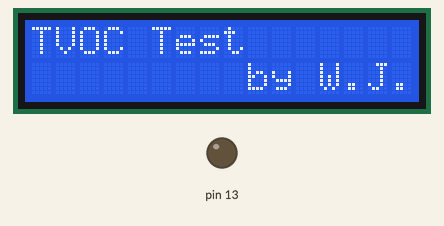
Recording of a sketch running on a simulated Arduino Uno, built with avr-gcc and run on an emulated ATmega328P. On the bench: 16×2 character LCD, output pins drawn as LEDs (lit = HIGH).

Above: at 0.1 s.
At 2.2 s:
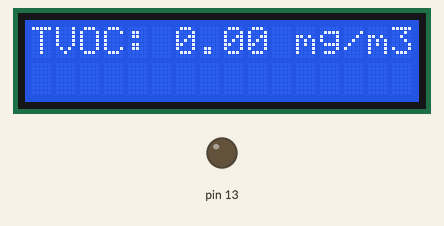

The sketch:

TVOC_I2C_LCD1602.ino
```cpp
#include <Wire.h>
#include <LiquidCrystal_I2C.h>
#include <SoftwareSerial.h>

LiquidCrystal_I2C lcd(0x3F,16,2);
//SoftwareSerial Serial(4, 5); // RX, TX

unsigned int tvoc_start_sign = 0xFF;
unsigned int tvoc_id_sign = 0x01;
unsigned int tvoc_temp_sign =0x0;
unsigned int tvoc_h = 0;
unsigned int tvoc_l = 0;
unsigned int tvoc_state = 0;
word tvoc_check_sum = 0;
word tvoc_received_pkg = 0;
word tvoc_check_failed = 0;
float tvoc = 0;

boolean tvoc_updisp = true;


void setup()
{
  lcd.init();
  lcd.backlight();
  Serial.begin(9600);
  // initialize digital pin 13 as an output.
  pinMode(13, OUTPUT);
  lcd.setCursor(0,0);
  lcd.print("TVOC Test");
  lcd.setCursor(0,1);
  lcd.print("         by W.J.");
  delay(2000);
  lcd.clear();

}

void loop()
{
  TvocSensorRead();

  if (tvoc_updisp){
    lcd.home();
    lcd.print ("TVOC: ");
    lcd.setCursor(6, 0);
    lcd.print(tvoc);
    lcd.setCursor(11, 0);
    lcd.print ("mg/m3");
  }

}
/*
void Ch2oSetRead () {
 ch2oSerial.write(ch2o_read_cmd,5);
 }

 void Ch2oSensorRead(){
 unsigned int ch2o_value[6];

 Ch2oSetRead();

 delay(100);
 while (ch2oSerial.available() > 0) {
 switch (tvoc_state){

 case 0:
 ch2o_temp_sign=ch2oSerial.read();
 if (ch2o_temp_sign == ch2o_start_sign1) {
 ch2o_state++;
 }else{
 ch2o_state=0;
 }
 break;

 case 1:
 ch2o_temp_sign=ch2oSerial.read();
 if (ch2o_temp_sign == ch2o_start_sign2) {
 ch2o_state++;
 }else{
 ch2o_state=0;
 }
 break;

 case 2:
 for(int i=0; i<6; i++){
 if (ch2oSerial.available() > 0){
 ch2o_value[i]=ch2oSerial.read();
 }
 delay(10);
 }
 ch2o_state++;
 break;

 case 3:
 ch2o_temp_sign=ch2oSerial.read();
 if (ch2o_temp_sign == ch2o_end_sign) {
 ch2o_state++;
 }else{
 ch2o_state=0;
 }
 break;

 case 4:
 ch2o=(ch2o_value[2]*256.0+ch2o_value[3])/100.0;
 ch2o_ppm=(ch2o_value[4]*256.0+ch2o_value[5])/100.0;
 ch2o_updisp=true;
 ch2o_received_pkg++;
 break;

 default:
 ;
 }
 }
 }
 */
void TvocSensorRead(){
  while (Serial.available() > 0) {
    tvoc_temp_sign=Serial.read();
    switch (tvoc_state){

    case 0:
      if (tvoc_temp_sign == tvoc_start_sign) {
        tvoc_state++;
        tvoc_check_sum = 0 + tvoc_temp_sign;
      }
      break;

    case 1:
      if (tvoc_temp_sign == tvoc_start_sign) {
        tvoc_state++;
        tvoc_check_sum = tvoc_check_sum + tvoc_temp_sign;
      }
      break;

    case 2:
      tvoc_state++;
      tvoc_check_sum = tvoc_check_sum + tvoc_temp_sign;
      break;

    case 3:
      tvoc_state++;
      tvoc_check_sum = tvoc_check_sum + tvoc_temp_sign;
      break;

    case 4:
      tvoc_h= tvoc_temp_sign;
      tvoc_state++;
      tvoc_check_sum = tvoc_check_sum + tvoc_temp_sign;
      break;

    case 5:
      tvoc_l= tvoc_temp_sign;
      tvoc_state++;
      tvoc_check_sum = tvoc_check_sum + tvoc_temp_sign;
      break;


    case 6:
      tvoc_state++;
      tvoc_check_sum = tvoc_check_sum + tvoc_temp_sign;
      break;

    case 7:
      tvoc_state++;
      tvoc_check_sum = tvoc_check_sum + tvoc_temp_sign;
      break;

    case 8:
      //        if (lowByte(tvoc_check_sum) != tvoc_temp_sign){
      //          tvoc_state=0;
      //          tvoc_check_failed++;
      //        } else {
      tvoc_state++;
      //        }
      break;

    default:
      tvoc_state = 0;
    }
    delay (10);
  }

  if (tvoc_state == 9) {
    tvoc_state = 0;
    tvoc = (tvoc_h*256.0 + tvoc_l)/100;
    tvoc_received_pkg++;
    digitalWrite(13, lowByte(tvoc_received_pkg)& 0x01);

    tvoc_updisp=true;
  }

}
```
